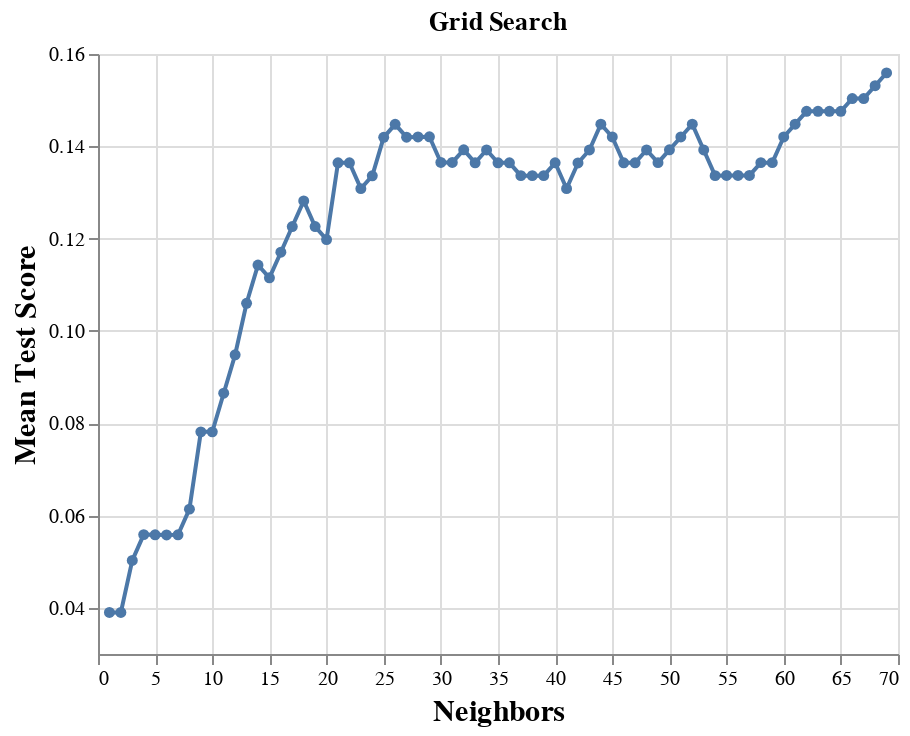

Notebook source saved alongside this figure:
### Markdown cell above
Moving on to the next part of our analysis, we will perform the KNN-Classification based on the k nearest neighbours to predict the classification of our most ideal bean. 

We begin by setting a *random seed* so that our steps are reproducible. Then we create a pipeline to fit our training data into, using both our preprocessor for the scaled data as well as the *KNeighbors Classifier*. 
 Once again, we will assume a range of up to 70 for k and perform cross-validation with approximately 5 folds so that we do not overexert our model. Afterwards, a new GridSearch is formed for each cluster with our parameters for k value between 1 and 70. Next we fit the GridSearch model to our desired parameters. Plotting our results, a line plot is generated with each of the k values in our range and their corresponding mean test score.

### Code cell
#Assesing best k FOR K CLASSIFIER
import altair as alt
import matplotlib.pyplot as plt
import numpy as np
import pandas as pd
from sklearn.metrics import confusion_matrix
from sklearn.model_selection import GridSearchCV, cross_validate
from sklearn.neighbors import KNeighborsClassifier

np.random.seed(1234)

classifier_coffee_scaled_train, classifier_coffee_scaled_test = train_test_split(tidy_coffee_cluster_k5_df,test_size=0.2)
classifier_coffee_scaled_train=classifier_coffee_scaled_train.dropna()
classifier_coffee_scaled_test=classifier_coffee_scaled_test.dropna()
X_train_1 = classifier_coffee_scaled_train[["Aroma", "Flavor", "Aftertaste", "Acidity", "Balance", "Uniformity"]]
y_train_1 = classifier_coffee_scaled_train[["Species", "Country of Origin", "Region"]]
param_grid = { "kneighborsclassifier__n_neighbors": range(1, 70)}

pipeline = make_pipeline(preprocessor,KNeighborsClassifier())
# v_fold_score = cross_validate(estimator=pipeline, X=X_train, y=coffee_train["Country of Origin"], cv=5, return_train_score=True)

knn_tune_grid = GridSearchCV(
     pipeline, param_grid=param_grid, cv=5
 )


knn_model_grid = knn_tune_grid.fit(X_train_1, classifier_coffee_scaled_train["Region"])
accuracies_grid = pd.DataFrame(knn_model_grid.cv_results_)

cross_val_plot = (
     alt.Chart(accuracies_grid, title="Grid Search")
     .mark_line(point=True)
     .encode(
         x=alt.X(
             "param_kneighborsclassifier__n_neighbors",
             title="Neighbors",
             scale=alt.Scale(zero=False),
         ),
         y=alt.Y(
             "mean_test_score", 
            title="Mean Test Score", 
             scale=alt.Scale(zero=False)
         ),
     )
     .configure_axis(labelFontSize=10, titleFontSize=15)
     .properties(width=400, height=300)
 )
cross_val_plot

### Figure 1 — Vega-Lite specification as saved in the notebook (floating-point values rounded to 4 significant figures)
{"config": {"view": {"continuousWidth": 400, "continuousHeight": 300}, "axis": {"labelFontSize": 10, "titleFontSize": 15}}, "data": {"name": "data-1b7af8f3d2f57c63a5c2167043a34282"}, "mark": {"type": "line", "point": true}, "encoding": {"x": {"field": "param_kneighborsclassifier__n_neighbors", "scale": {"zero": false}, "title": "Neighbors", "type": "quantitative"}, "y": {"field": "mean_test_score", "scale": {"zero": false}, "title": "Mean Test Score", "type": "quantitative"}}, "height": 300, "title": "Grid Search", "width": 400, "$schema": "https://vega.github.io/schema/vega-lite/v4.17.0.json", "datasets": {"data-1b7af8f3d2f57c63a5c2167043a34282": [{"mean_fit_time": 0.004977, "std_fit_time": 0.00073, "mean_score_time": 0.004891, "std_score_time": 0.0006683, "param_kneighborsclassifier__n_neighbors": 1, "params": {"kneighborsclassifier__n_neighbors": 1}, "split0_test_score": 0.04167, "split1_test_score": 0.04167, "split2_test_score": 0.02778, "split3_test_score": 0.04167, "split4_test_score": 0.04225, "mean_test_score": 0.03901, "std_test_score": 0.005619, "rank_test_score": 69}, {"mean_fit_time": 0.004643, "std_fit_time": 0.0006389, "mean_score_time": 0.0046, "std_score_time": 0.0002625, "param_kneighborsclassifier__n_neighbors": 2, "params": {"kneighborsclassifier__n_neighbors": 2}, "split0_test_score": 0.06944, "split1_test_score": 0.02778, "split2_test_score": 0.02778, "split3_test_score": 0.02778, "split4_test_score": 0.04225, "mean_test_score": 0.03901, "std_test_score": 0.01622, "rank_test_score": 68}, {"mean_fit_time": 0.004231, "std_fit_time": 0.0003717, "mean_score_time": 0.004574, "std_score_time": 0.0002972, "param_kneighborsclassifier__n_neighbors": 3, "params": {"kneighborsclassifier__n_neighbors": 3}, "split0_test_score": 0.06944, "split1_test_score": 0.04167, "split2_test_score": 0.01389, "split3_test_score": 0.02778, "split4_test_score": 0.09859, "mean_test_score": 0.05027, "std_test_score": 0.03035, "rank_test_score": 67}, {"mean_fit_time": 0.004135, "std_fit_time": 0.0002491, "mean_score_time": 0.004441, "std_score_time": 0.0002265, "param_kneighborsclassifier__n_neighbors": 4, "params": {"kneighborsclassifier__n_neighbors": 4}, "split0_test_score": 0.05556, "split1_test_score": 0.04167, "split2_test_score": 0.02778, "split3_test_score": 0.04167, "split4_test_score": 0.1127, "mean_test_score": 0.05587, "std_test_score": 0.02973, "rank_test_score": 63}, {"mean_fit_time": 0.03479, "std_fit_time": 0.05845, "mean_score_time": 0.005953, "std_score_time": 0.0003925, "param_kneighborsclassifier__n_neighbors": 5, "params": {"kneighborsclassifier__n_neighbors": 5}, "split0_test_score": 0.06944, "split1_test_score": 0.04167, "split2_test_score": 0.01389, "split3_test_score": 0.05556, "split4_test_score": 0.09859, "mean_test_score": 0.05583, "std_test_score": 0.02819, "rank_test_score": 64}, {"mean_fit_time": 0.005639, "std_fit_time": 0.0006029, "mean_score_time": 0.006332, "std_score_time": 0.001205, "param_kneighborsclassifier__n_neighbors": 6, "params": {"kneighborsclassifier__n_neighbors": 6}, "split0_test_score": 0.04167, "split1_test_score": 0.06944, "split2_test_score": 0.02778, "split3_test_score": 0.05556, "split4_test_score": 0.08451, "mean_test_score": 0.05579, "std_test_score": 0.01998, "rank_test_score": 66}, {"mean_fit_time": 0.004936, "std_fit_time": 0.0006817, "mean_score_time": 0.005724, "std_score_time": 0.00106, "param_kneighborsclassifier__n_neighbors": 7, "params": {"kneighborsclassifier__n_neighbors": 7}, "split0_test_score": 0.06944, "split1_test_score": 0.04167, "split2_test_score": 0.02778, "split3_test_score": 0.04167, "split4_test_score": 0.09859, "mean_test_score": 0.05583, "std_test_score": 0.02531, "rank_test_score": 64}, {"mean_fit_time": 0.004167, "std_fit_time": 0.0002561, "mean_score_time": 0.004479, "std_score_time": 0.0001016, "param_kneighborsclassifier__n_neighbors": 8, "params": {"kneighborsclassifier__n_neighbors": 8}, "split0_test_score": 0.08333, "split1_test_score": 0.04167, "split2_test_score": 0.02778, "split3_test_score": 0.05556, "split4_test_score": 0.09859, "mean_test_score": 0.06138, "std_test_score": 0.02615, "rank_test_score": 62}, {"mean_fit_time": 0.004067, "std_fit_time": 0.0002278, "mean_score_time": 0.0046, "std_score_time": 9.225e-05, "param_kneighborsclassifier__n_neighbors": 9, "params": {"kneighborsclassifier__n_neighbors": 9}, "split0_test_score": 0.1111, "split1_test_score": 0.05556, "split2_test_score": 0.04167, "split3_test_score": 0.05556, "split4_test_score": 0.1268, "mean_test_score": 0.07813, "std_test_score": 0.03406, "rank_test_score": 61}, {"mean_fit_time": 0.004651, "std_fit_time": 0.0009737, "mean_score_time": 0.005437, "std_score_time": 0.001787, "param_kneighborsclassifier__n_neighbors": 10, "params": {"kneighborsclassifier__n_neighbors": 10}, "split0_test_score": 0.09722, "split1_test_score": 0.05556, "split2_test_score": 0.04167, "split3_test_score": 0.06944, "split4_test_score": 0.1268, "mean_test_score": 0.07813, "std_test_score": 0.03048, "rank_test_score": 60}, {"mean_fit_time": 0.004428, "std_fit_time": 0.0006145, "mean_score_time": 0.006463, "std_score_time": 0.002085, "param_kneighborsclassifier__n_neighbors": 11, "params": {"kneighborsclassifier__n_neighbors": 11}, "split0_test_score": 0.1111, "split1_test_score": 0.05556, "split2_test_score": 0.04167, "split3_test_score": 0.08333, "split4_test_score": 0.1408, "mean_test_score": 0.0865, "std_test_score": 0.03616, "rank_test_score": 59}, {"mean_fit_time": 0.004415, "std_fit_time": 0.0004611, "mean_score_time": 0.005062, "std_score_time": 0.0004884, "param_kneighborsclassifier__n_neighbors": 12, "params": {"kneighborsclassifier__n_neighbors": 12}, "split0_test_score": 0.125, "split1_test_score": 0.05556, "split2_test_score": 0.05556, "split3_test_score": 0.09722, "split4_test_score": 0.1408, "mean_test_score": 0.09484, "std_test_score": 0.03498, "rank_test_score": 58}, {"mean_fit_time": 0.004302, "std_fit_time": 0.0007429, "mean_score_time": 0.004827, "std_score_time": 0.0006947, "param_kneighborsclassifier__n_neighbors": 13, "params": {"kneighborsclassifier__n_neighbors": 13}, "split0_test_score": 0.1667, "split1_test_score": 0.05556, "split2_test_score": 0.05556, "split3_test_score": 0.09722, "split4_test_score": 0.1549, "mean_test_score": 0.106, "std_test_score": 0.04741, "rank_test_score": 57}, {"mean_fit_time": 0.004044, "std_fit_time": 0.0002532, "mean_score_time": 0.004878, "std_score_time": 0.0005878, "param_kneighborsclassifier__n_neighbors": 14, "params": {"kneighborsclassifier__n_neighbors": 14}, "split0_test_score": 0.1944, "split1_test_score": 0.06944, "split2_test_score": 0.04167, "split3_test_score": 0.125, "split4_test_score": 0.1408, "mean_test_score": 0.1143, "std_test_score": 0.05391, "rank_test_score": 55}, {"mean_fit_time": 0.004344, "std_fit_time": 0.0001793, "mean_score_time": 0.005068, "std_score_time": 0.0004342, "param_kneighborsclassifier__n_neighbors": 15, "params": {"kneighborsclassifier__n_neighbors": 15}, "split0_test_score": 0.1667, "split1_test_score": 0.08333, "split2_test_score": 0.04167, "split3_test_score": 0.125, "split4_test_score": 0.1408, "mean_test_score": 0.1115, "std_test_score": 0.04417, "rank_test_score": 56}, {"mean_fit_time": 0.004627, "std_fit_time": 0.0002388, "mean_score_time": 0.005255, "std_score_time": 0.000278, "param_kneighborsclassifier__n_neighbors": 16, "params": {"kneighborsclassifier__n_neighbors": 16}, "split0_test_score": 0.1806, "split1_test_score": 0.08333, "split2_test_score": 0.05556, "split3_test_score": 0.125, "split4_test_score": 0.1408, "mean_test_score": 0.1171, "std_test_score": 0.04377, "rank_test_score": 54}, {"mean_fit_time": 0.004384, "std_fit_time": 0.0001029, "mean_score_time": 0.004917, "std_score_time": 5.712e-05, "param_kneighborsclassifier__n_neighbors": 17, "params": {"kneighborsclassifier__n_neighbors": 17}, "split0_test_score": 0.1806, "split1_test_score": 0.06944, "split2_test_score": 0.09722, "split3_test_score": 0.125, "split4_test_score": 0.1408, "mean_test_score": 0.1226, "std_test_score": 0.03786, "rank_test_score": 51}, {"mean_fit_time": 0.004891, "std_fit_time": 0.0002514, "mean_score_time": 0.005423, "std_score_time": 0.0002286, "param_kneighborsclassifier__n_neighbors": 18, "params": {"kneighborsclassifier__n_neighbors": 18}, "split0_test_score": 0.1944, "split1_test_score": 0.08333, "split2_test_score": 0.09722, "split3_test_score": 0.125, "split4_test_score": 0.1408, "mean_test_score": 0.1282, "std_test_score": 0.03881, "rank_test_score": 50}, {"mean_fit_time": 0.005081, "std_fit_time": 0.0007162, "mean_score_time": 0.005464, "std_score_time": 0.000739, "param_kneighborsclassifier__n_neighbors": 19, "params": {"kneighborsclassifier__n_neighbors": 19}, "split0_test_score": 0.1806, "split1_test_score": 0.08333, "split2_test_score": 0.08333, "split3_test_score": 0.125, "split4_test_score": 0.1408, "mean_test_score": 0.1226, "std_test_score": 0.03683, "rank_test_score": 51}, {"mean_fit_time": 0.00395, "std_fit_time": 0.0001186, "mean_score_time": 0.004559, "std_score_time": 9.379e-05, "param_kneighborsclassifier__n_neighbors": 20, "params": {"kneighborsclassifier__n_neighbors": 20}, "split0_test_score": 0.1667, "split1_test_score": 0.1111, "split2_test_score": 0.08333, "split3_test_score": 0.1111, "split4_test_score": 0.1268, "mean_test_score": 0.1198, "std_test_score": 0.0273, "rank_test_score": 53}, {"mean_fit_time": 0.004003, "std_fit_time": 0.0001077, "mean_score_time": 0.004741, "std_score_time": 0.0002296, "param_kneighborsclassifier__n_neighbors": 21, "params": {"kneighborsclassifier__n_neighbors": 21}, "split0_test_score": 0.1944, "split1_test_score": 0.125, "split2_test_score": 0.1111, "split3_test_score": 0.1389, "split4_test_score": 0.1127, "mean_test_score": 0.1364, "std_test_score": 0.03068, "rank_test_score": 31}, {"mean_fit_time": 0.003988, "std_fit_time": 0.0001442, "mean_score_time": 0.004682, "std_score_time": 0.0002024, "param_kneighborsclassifier__n_neighbors": 22, "params": {"kneighborsclassifier__n_neighbors": 22}, "split0_test_score": 0.1806, "split1_test_score": 0.125, "split2_test_score": 0.125, "split3_test_score": 0.1389, "split4_test_score": 0.1127, "mean_test_score": 0.1364, "std_test_score": 0.02357, "rank_test_score": 31}, {"mean_fit_time": 0.004064, "std_fit_time": 0.0001926, "mean_score_time": 0.004685, "std_score_time": 0.0001751, "param_kneighborsclassifier__n_neighbors": 23, "params": {"kneighborsclassifier__n_neighbors": 23}, "split0_test_score": 0.1667, "split1_test_score": 0.125, "split2_test_score": 0.1111, "split3_test_score": 0.1528, "split4_test_score": 0.09859, "mean_test_score": 0.1308, "std_test_score": 0.02541, "rank_test_score": 48}, {"mean_fit_time": 0.00406, "std_fit_time": 0.0001606, "mean_score_time": 0.00473, "std_score_time": 0.0001498, "param_kneighborsclassifier__n_neighbors": 24, "params": {"kneighborsclassifier__n_neighbors": 24}, "split0_test_score": 0.1667, "split1_test_score": 0.1389, "split2_test_score": 0.1111, "split3_test_score": 0.1528, "split4_test_score": 0.09859, "mean_test_score": 0.1336, "std_test_score": 0.02538, "rank_test_score": 47}, {"mean_fit_time": 0.00415, "std_fit_time": 0.0001318, "mean_score_time": 0.004792, "std_score_time": 0.0001779, "param_kneighborsclassifier__n_neighbors": 25, "params": {"kneighborsclassifier__n_neighbors": 25}, "split0_test_score": 0.1806, "split1_test_score": 0.1528, "split2_test_score": 0.125, "split3_test_score": 0.1528, "split4_test_score": 0.09859, "mean_test_score": 0.1419, "std_test_score": 0.0279, "rank_test_score": 19}, {"mean_fit_time": 0.00454, "std_fit_time": 0.0007844, "mean_score_time": 0.005356, "std_score_time": 0.001108, "param_kneighborsclassifier__n_neighbors": 26, "params": {"kneighborsclassifier__n_neighbors": 26}, "split0_test_score": 0.1667, "split1_test_score": 0.1528, "split2_test_score": 0.125, "split3_test_score": 0.1667, "split4_test_score": 0.1127, "mean_test_score": 0.1448, "std_test_score": 0.02211, "rank_test_score": 12}, {"mean_fit_time": 0.004141, "std_fit_time": 0.0003008, "mean_score_time": 0.0047, "std_score_time": 0.0001027, "param_kneighborsclassifier__n_neighbors": 27, "params": {"kneighborsclassifier__n_neighbors": 27}, "split0_test_score": 0.1667, "split1_test_score": 0.1389, "split2_test_score": 0.125, "split3_test_score": 0.1667, "split4_test_score": 0.1127, "mean_test_score": 0.142, "std_test_score": 0.0218, "rank_test_score": 18}, {"mean_fit_time": 0.004996, "std_fit_time": 0.002043, "mean_score_time": 0.005088, "std_score_time": 0.0005709, "param_kneighborsclassifier__n_neighbors": 28, "params": {"kneighborsclassifier__n_neighbors": 28}, "split0_test_score": 0.1528, "split1_test_score": 0.1389, "split2_test_score": 0.125, "split3_test_score": 0.1667, "split4_test_score": 0.1268, "mean_test_score": 0.142, "std_test_score": 0.01585, "rank_test_score": 14}, {"mean_fit_time": 0.004321, "std_fit_time": 0.0004156, "mean_score_time": 0.004879, "std_score_time": 0.0002936, "param_kneighborsclassifier__n_neighbors": 29, "params": {"kneighborsclassifier__n_neighbors": 29}, "split0_test_score": 0.1528, "split1_test_score": 0.1389, "split2_test_score": 0.1111, "split3_test_score": 0.1667, "split4_test_score": 0.1408, "mean_test_score": 0.1421, "std_test_score": 0.01838, "rank_test_score": 13}, {"mean_fit_time": 0.004369, "std_fit_time": 0.0001716, "mean_score_time": 0.005071, "std_score_time": 9.268e-05, "param_kneighborsclassifier__n_neighbors": 30, "params": {"kneighborsclassifier__n_neighbors": 30}, "split0_test_score": 0.1528, "split1_test_score": 0.125, "split2_test_score": 0.1111, "split3_test_score": 0.1528, "split4_test_score": 0.1408, "mean_test_score": 0.1365, "std_test_score": 0.01628, "rank_test_score": 26}, {"mean_fit_time": 0.004287, "std_fit_time": 0.0003444, "mean_score_time": 0.004977, "std_score_time": 0.0003914, "param_kneighborsclassifier__n_neighbors": 31, "params": {"kneighborsclassifier__n_neighbors": 31}, "split0_test_score": 0.1528, "split1_test_score": 0.125, "split2_test_score": 0.1111, "split3_test_score": 0.1528, "split4_test_score": 0.1408, "mean_test_score": 0.1365, "std_test_score": 0.01628, "rank_test_score": 26}, {"mean_fit_time": 0.004243, "std_fit_time": 0.0002402, "mean_score_time": 0.004899, "std_score_time": 0.000128, "param_kneighborsclassifier__n_neighbors": 32, "params": {"kneighborsclassifier__n_neighbors": 32}, "split0_test_score": 0.1667, "split1_test_score": 0.1389, "split2_test_score": 0.1111, "split3_test_score": 0.1528, "split4_test_score": 0.1268, "mean_test_score": 0.1392, "std_test_score": 0.0194, "rank_test_score": 20}, {"mean_fit_time": 0.004428, "std_fit_time": 0.0005176, "mean_score_time": 0.005094, "std_score_time": 0.0001477, "param_kneighborsclassifier__n_neighbors": 33, "params": {"kneighborsclassifier__n_neighbors": 33}, "split0_test_score": 0.1667, "split1_test_score": 0.1389, "split2_test_score": 0.1111, "split3_test_score": 0.1528, "split4_test_score": 0.1127, "mean_test_score": 0.1364, "std_test_score": 0.02188, "rank_test_score": 31}, {"mean_fit_time": 0.004001, "std_fit_time": 9.102e-05, "mean_score_time": 0.004728, "std_score_time": 6.25e-05, "param_kneighborsclassifier__n_neighbors": 34, "params": {"kneighborsclassifier__n_neighbors": 34}, "split0_test_score": 0.1806, "split1_test_score": 0.1389, "split2_test_score": 0.1111, "split3_test_score": 0.1528, "split4_test_score": 0.1127, "mean_test_score": 0.1392, "std_test_score": 0.02603, "rank_test_score": 25}, {"mean_fit_time": 0.00471, "std_fit_time": 0.0005017, "mean_score_time": 0.006195, "std_score_time": 0.001999, "param_kneighborsclassifier__n_neighbors": 35, "params": {"kneighborsclassifier__n_neighbors": 35}, "split0_test_score": 0.1806, "split1_test_score": 0.125, "split2_test_score": 0.1111, "split3_test_score": 0.1528, "split4_test_score": 0.1127, "mean_test_score": 0.1364, "std_test_score": 0.02665, "rank_test_score": 31}, {"mean_fit_time": 0.004599, "std_fit_time": 0.000547, "mean_score_time": 0.005409, "std_score_time": 0.0007472, "param_kneighborsclassifier__n_neighbors": 36, "params": {"kneighborsclassifier__n_neighbors": 36}, "split0_test_score": 0.1806, "split1_test_score": 0.125, "split2_test_score": 0.1111, "split3_test_score": 0.1528, "split4_test_score": 0.1127, "mean_test_score": 0.1364, "std_test_score": 0.02665, "rank_test_score": 31}, {"mean_fit_time": 0.004242, "std_fit_time": 0.0002788, "mean_score_time": 0.004953, "std_score_time": 0.0001568, "param_kneighborsclassifier__n_neighbors": 37, "params": {"kneighborsclassifier__n_neighbors": 37}, "split0_test_score": 0.1806, "split1_test_score": 0.125, "split2_test_score": 0.1111, "split3_test_score": 0.1389, "split4_test_score": 0.1127, "mean_test_score": 0.1336, "std_test_score": 0.0255, "rank_test_score": 43}, {"mean_fit_time": 0.004456, "std_fit_time": 0.0005556, "mean_score_time": 0.005469, "std_score_time": 0.0007537, "param_kneighborsclassifier__n_neighbors": 38, "params": {"kneighborsclassifier__n_neighbors": 38}, "split0_test_score": 0.1806, "split1_test_score": 0.1111, "split2_test_score": 0.1111, "split3_test_score": 0.1528, "split4_test_score": 0.1127, "mean_test_score": 0.1336, "std_test_score": 0.02836, "rank_test_score": 43}, {"mean_fit_time": 0.005066, "std_fit_time": 0.0005717, "mean_score_time": 0.006063, "std_score_time": 0.0006694, "param_kneighborsclassifier__n_neighbors": 39, "params": {"kneighborsclassifier__n_neighbors": 39}, "split0_test_score": 0.1806, "split1_test_score": 0.1111, "split2_test_score": 0.1111, "split3_test_score": 0.1528, "split4_test_score": 0.1127, "mean_test_score": 0.1336, "std_test_score": 0.02836, "rank_test_score": 43}, {"mean_fit_time": 0.004906, "std_fit_time": 0.0008952, "mean_score_time": 0.005936, "std_score_time": 0.001542, "param_kneighborsclassifier__n_neighbors": 40, "params": {"kneighborsclassifier__n_neighbors": 40}, "split0_test_score": 0.1806, "split1_test_score": 0.1111, "split2_test_score": 0.125, "split3_test_score": 0.1528, "split4_test_score": 0.1127, "mean_test_score": 0.1364, "std_test_score": 0.02665, "rank_test_score": 31}, {"mean_fit_time": 0.004376, "std_fit_time": 0.0001902, "mean_score_time": 0.005194, "std_score_time": 9.587e-05, "param_kneighborsclassifier__n_neighbors": 41, "params": {"kneighborsclassifier__n_neighbors": 41}, "split0_test_score": 0.1806, "split1_test_score": 0.1111, "split2_test_score": 0.125, "split3_test_score": 0.1389, "split4_test_score": 0.09859, "mean_test_score": 0.1308, "std_test_score": 0.02828, "rank_test_score": 48}, {"mean_fit_time": 0.004634, "std_fit_time": 0.0006263, "mean_score_time": 0.005198, "std_score_time": 0.0001668, "param_kneighborsclassifier__n_neighbors": 42, "params": {"kneighborsclassifier__n_neighbors": 42}, "split0_test_score": 0.1667, "split1_test_score": 0.1111, "split2_test_score": 0.1528, "split3_test_score": 0.1528, "split4_test_score": 0.09859, "mean_test_score": 0.1364, "std_test_score": 0.02654, "rank_test_score": 39}, {"mean_fit_time": 0.004178, "std_fit_time": 0.0002075, "mean_score_time": 0.005008, "std_score_time": 0.0001809, "param_kneighborsclassifier__n_neighbors": 43, "params": {"kneighborsclassifier__n_neighbors": 43}, "split0_test_score": 0.1667, "split1_test_score": 0.1111, "split2_test_score": 0.1528, "split3_test_score": 0.1528, "split4_test_score": 0.1127, "mean_test_score": 0.1392, "std_test_score": 0.02287, "rank_test_score": 22}, {"mean_fit_time": 0.00402, "std_fit_time": 0.0001043, "mean_score_time": 0.004914, "std_score_time": 4.33e-05, "param_kneighborsclassifier__n_neighbors": 44, "params": {"kneighborsclassifier__n_neighbors": 44}, "split0_test_score": 0.1806, "split1_test_score": 0.1111, "split2_test_score": 0.1528, "split3_test_score": 0.1528, "split4_test_score": 0.1268, "mean_test_score": 0.1448, "std_test_score": 0.02394, "rank_test_score": 10}, {"mean_fit_time": 0.006843, "std_fit_time": 0.003539, "mean_score_time": 0.00648, "std_score_time": 0.002603, "param_kneighborsclassifier__n_neighbors": 45, "params": {"kneighborsclassifier__n_neighbors": 45}, "split0_test_score": 0.1806, "split1_test_score": 0.1111, "split2_test_score": 0.1528, "split3_test_score": 0.1389, "split4_test_score": 0.1268, "mean_test_score": 0.142, "std_test_score": 0.02366, "rank_test_score": 14}, {"mean_fit_time": 0.004538, "std_fit_time": 0.001231, "mean_score_time": 0.004999, "std_score_time": 0.0003556, "param_kneighborsclassifier__n_neighbors": 46, "params": {"kneighborsclassifier__n_neighbors": 46}, "split0_test_score": 0.1806, "split1_test_score": 0.1111, "split2_test_score": 0.1389, "split3_test_score": 0.1389, "split4_test_score": 0.1127, "mean_test_score": 0.1364, "std_test_score": 0.02516, "rank_test_score": 31}, {"mean_fit_time": 0.004906, "std_fit_time": 0.0009867, "mean_score_time": 0.005575, "std_score_time": 0.0005104, "param_kneighborsclassifier__n_neighbors": 47, "params": {"kneighborsclassifier__n_neighbors": 47}, "split0_test_score": 0.1806, "split1_test_score": 0.1111, "split2_test_score": 0.1389, "split3_test_score": 0.1389, "split4_test_score": 0.1127, "mean_test_score": 0.1364, "std_test_score": 0.02516, "rank_test_score": 31}, {"mean_fit_time": 0.004809, "std_fit_time": 0.000515, "mean_score_time": 0.005456, "std_score_time": 0.0003918, "param_kneighborsclassifier__n_neighbors": 48, "params": {"kneighborsclassifier__n_neighbors": 48}, "split0_test_score": 0.1806, "split1_test_score": 0.125, "split2_test_score": 0.1389, "split3_test_score": 0.1389, "split4_test_score": 0.1127, "mean_test_score": 0.1392, "std_test_score": 0.02287, "rank_test_score": 22}, {"mean_fit_time": 0.004985, "std_fit_time": 0.0001788, "mean_score_time": 0.005939, "std_score_time": 8.914e-05, "param_kneighborsclassifier__n_neighbors": 49, "params": {"kneighborsclassifier__n_neighbors": 49}, "split0_test_score": 0.1667, "split1_test_score": 0.1111, "split2_test_score": 0.1389, "split3_test_score": 0.1389, "split4_test_score": 0.1268, "mean_test_score": 0.1365, "std_test_score": 0.01823, "rank_test_score": 28}, {"mean_fit_time": 0.005091, "std_fit_time": 0.0003146, "mean_score_time": 0.006368, "std_score_time": 0.0007909, "param_kneighborsclassifier__n_neighbors": 50, "params": {"kneighborsclassifier__n_neighbors": 50}, "split0_test_score": 0.1667, "split1_test_score": 0.1111, "split2_test_score": 0.1528, "split3_test_score": 0.1389, "split4_test_score": 0.1268, "mean_test_score": 0.1392, "std_test_score": 0.0194, "rank_test_score": 20}, {"mean_fit_time": 0.004557, "std_fit_time": 0.0007979, "mean_score_time": 0.00534, "std_score_time": 0.0005949, "param_kneighborsclassifier__n_neighbors": 51, "params": {"kneighborsclassifier__n_neighbors": 51}, "split0_test_score": 0.1667, "split1_test_score": 0.125, "split2_test_score": 0.1528, "split3_test_score": 0.1389, "split4_test_score": 0.1268, "mean_test_score": 0.142, "std_test_score": 0.01585, "rank_test_score": 14}, {"mean_fit_time": 0.004015, "std_fit_time": 9.722e-05, "mean_score_time": 0.005, "std_score_time": 3.757e-05, "param_kneighborsclassifier__n_neighbors": 52, "params": {"kneighborsclassifier__n_neighbors": 52}, "split0_test_score": 0.1944, "split1_test_score": 0.125, "split2_test_score": 0.1389, "split3_test_score": 0.1389, "split4_test_score": 0.1268, "mean_test_score": 0.1448, "std_test_score": 0.0255, "rank_test_score": 10}, {"mean_fit_time": 0.004211, "std_fit_time": 0.0003256, "mean_score_time": 0.005064, "std_score_time": 7.003e-05, "param_kneighborsclassifier__n_neighbors": 53, "params": {"kneighborsclassifier__n_neighbors": 53}, "split0_test_score": 0.1944, "split1_test_score": 0.1111, "split2_test_score": 0.1389, "split3_test_score": 0.1389, "split4_test_score": 0.1127, "mean_test_score": 0.1392, "std_test_score": 0.03015, "rank_test_score": 22}, {"mean_fit_time": 0.004522, "std_fit_time": 0.0005978, "mean_score_time": 0.005901, "std_score_time": 0.0006583, "param_kneighborsclassifier__n_neighbors": 54, "params": {"kneighborsclassifier__n_neighbors": 54}, "split0_test_score": 0.1806, "split1_test_score": 0.1111, "split2_test_score": 0.125, "split3_test_score": 0.1389, "split4_test_score": 0.1127, "mean_test_score": 0.1336, "std_test_score": 0.0255, "rank_test_score": 43}, {"mean_fit_time": 0.00502, "std_fit_time": 0.0002358, "mean_score_time": 0.006132, "std_score_time": 0.0001685, "param_kneighborsclassifier__n_neighbors": 55, "params": {"kneighborsclassifier__n_neighbors": 55}, "split0_test_score": 0.1806, "split1_test_score": 0.09722, "split2_test_score": 0.125, "split3_test_score": 0.1389, "split4_test_score": 0.1268, "mean_test_score": 0.1337, "std_test_score": 0.02712, "rank_test_score": 40}, {"mean_fit_time": 0.004918, "std_fit_time": 0.00106, "mean_score_time": 0.005642, "std_score_time": 0.0004619, "param_kneighborsclassifier__n_neighbors": 56, "params": {"kneighborsclassifier__n_neighbors": 56}, "split0_test_score": 0.1806, "split1_test_score": 0.1111, "split2_test_score": 0.1111, "split3_test_score": 0.1389, "split4_test_score": 0.1268, "mean_test_score": 0.1337, "std_test_score": 0.02566, "rank_test_score": 41}, {"mean_fit_time": 0.004684, "std_fit_time": 0.0004568, "mean_score_time": 0.006454, "std_score_time": 0.00182, "param_kneighborsclassifier__n_neighbors": 57, "params": {"kneighborsclassifier__n_neighbors": 57}, "split0_test_score": 0.1806, "split1_test_score": 0.1111, "split2_test_score": 0.1111, "split3_test_score": 0.1389, "split4_test_score": 0.1268, "mean_test_score": 0.1337, "std_test_score": 0.02566, "rank_test_score": 41}, {"mean_fit_time": 0.004425, "std_fit_time": 0.0008632, "mean_score_time": 0.005323, "std_score_time": 0.0003428, "param_kneighborsclassifier__n_neighbors": 58, "params": {"kneighborsclassifier__n_neighbors": 58}, "split0_test_score": 0.1806, "split1_test_score": 0.1111, "split2_test_score": 0.125, "split3_test_score": 0.1389, "split4_test_score": 0.1268, "mean_test_score": 0.1365, "std_test_score": 0.02374, "rank_test_score": 28}, {"mean_fit_time": 0.004253, "std_fit_time": 0.0004976, "mean_score_time": 0.005119, "std_score_time": 0.0001566, "param_kneighborsclassifier__n_neighbors": 59, "params": {"kneighborsclassifier__n_neighbors": 59}, "split0_test_score": 0.1806, "split1_test_score": 0.1111, "split2_test_score": 0.125, "split3_test_score": 0.1389, "split4_test_score": 0.1268, "mean_test_score": 0.1365, "std_test_score": 0.02374, "rank_test_score": 28}, {"mean_fit_time": 0.004073, "std_fit_time": 6.301e-05, "mean_score_time": 0.00522, "std_score_time": 0.0001707, "param_kneighborsclassifier__n_neighbors": 60, "params": {"kneighborsclassifier__n_neighbors": 60}, "split0_test_score": 0.1806, "split1_test_score": 0.125, "split2_test_score": 0.1389, "split3_test_score": 0.1389, "split4_test_score": 0.1268, "mean_test_score": 0.142, "std_test_score": 0.02014, "rank_test_score": 14}, {"mean_fit_time": 0.003983, "std_fit_time": 7.106e-05, "mean_score_time": 0.005021, "std_score_time": 3.853e-05, "param_kneighborsclassifier__n_neighbors": 61, "params": {"kneighborsclassifier__n_neighbors": 61}, "split0_test_score": 0.1806, "split1_test_score": 0.125, "split2_test_score": 0.1389, "split3_test_score": 0.1528, "split4_test_score": 0.1268, "mean_test_score": 0.1448, "std_test_score": 0.02047, "rank_test_score": 9}, {"mean_fit_time": 0.003982, "std_fit_time": 9.011e-05, "mean_score_time": 0.005144, "std_score_time": 5.169e-05, "param_kneighborsclassifier__n_neighbors": 62, "params": {"kneighborsclassifier__n_neighbors": 62}, "split0_test_score": 0.1806, "split1_test_score": 0.1389, "split2_test_score": 0.1389, "split3_test_score": 0.1528, "split4_test_score": 0.1268, "mean_test_score": 0.1476, "std_test_score": 0.01843, "rank_test_score": 5}, {"mean_fit_time": 0.003954, "std_fit_time": 0.0001427, "mean_score_time": 0.005158, "std_score_time": 0.0001247, "param_kneighborsclassifier__n_neighbors": 63, "params": {"kneighborsclassifier__n_neighbors": 63}, "split0_test_score": 0.1806, "split1_test_score": 0.1389, "split2_test_score": 0.1389, "split3_test_score": 0.1528, "split4_test_score": 0.1268, "mean_test_score": 0.1476, "std_test_score": 0.01843, "rank_test_score": 5}, {"mean_fit_time": 0.004448, "std_fit_time": 0.0009449, "mean_score_time": 0.005819, "std_score_time": 0.0007584, "param_kneighborsclassifier__n_neighbors": 64, "params": {"kneighborsclassifier__n_neighbors": 64}, "split0_test_score": 0.1806, "split1_test_score": 0.1389, "split2_test_score": 0.1389, "split3_test_score": 0.1528, "split4_test_score": 0.1268, "mean_test_score": 0.1476, "std_test_score": 0.01843, "rank_test_score": 5}, {"mean_fit_time": 0.004432, "std_fit_time": 0.0001606, "mean_score_time": 0.005483, "std_score_time": 0.0002035, "param_kneighborsclassifier__n_neighbors": 65, "params": {"kneighborsclassifier__n_neighbors": 65}, "split0_test_score": 0.1806, "split1_test_score": 0.1389, "split2_test_score": 0.1389, "split3_test_score": 0.1528, "split4_test_score": 0.1268, "mean_test_score": 0.1476, "std_test_score": 0.01843, "rank_test_score": 5}, {"mean_fit_time": 0.004445, "std_fit_time": 0.000253, "mean_score_time": 0.005886, "std_score_time": 0.0008805, "param_kneighborsclassifier__n_neighbors": 66, "params": {"kneighborsclassifier__n_neighbors": 66}, "split0_test_score": 0.1806, "split1_test_score": 0.125, "split2_test_score": 0.1667, "split3_test_score": 0.1528, "split4_test_score": 0.1268, "mean_test_score": 0.1504, "std_test_score": 0.02183, "rank_test_score": 3}, {"mean_fit_time": 0.004404, "std_fit_time": 0.0004514, "mean_score_time": 0.005437, "std_score_time": 0.0002715, "param_kneighborsclassifier__n_neighbors": 67, "params": {"kneighborsclassifier__n_neighbors": 67}, "split0_test_score": 0.1806, "split1_test_score": 0.125, "split2_test_score": 0.1667, "split3_test_score": 0.1528, "split4_test_score": 0.1268, "mean_test_score": 0.1504, "std_test_score": 0.02183, "rank_test_score": 3}, {"mean_fit_time": 0.004097, "std_fit_time": 0.0001686, "mean_score_time": 0.005262, "std_score_time": 0.0001317, "param_kneighborsclassifier__n_neighbors": 68, "params": {"kneighborsclassifier__n_neighbors": 68}, "split0_test_score": 0.1806, "split1_test_score": 0.1389, "split2_test_score": 0.1667, "split3_test_score": 0.1528, "split4_test_score": 0.1268, "mean_test_score": 0.1531, "std_test_score": 0.01915, "rank_test_score": 2}, {"mean_fit_time": 0.005389, "std_fit_time": 0.00164, "mean_score_time": 0.006756, "std_score_time": 0.001137, "param_kneighborsclassifier__n_neighbors": 69, "params": {"kneighborsclassifier__n_neighbors": 69}, "split0_test_score": 0.1806, "split1_test_score": 0.1528, "split2_test_score": 0.1667, "split3_test_score": 0.1528, "split4_test_score": 0.1268, "mean_test_score": 0.1559, "std_test_score": 0.01785, "rank_test_score": 1}]}}
